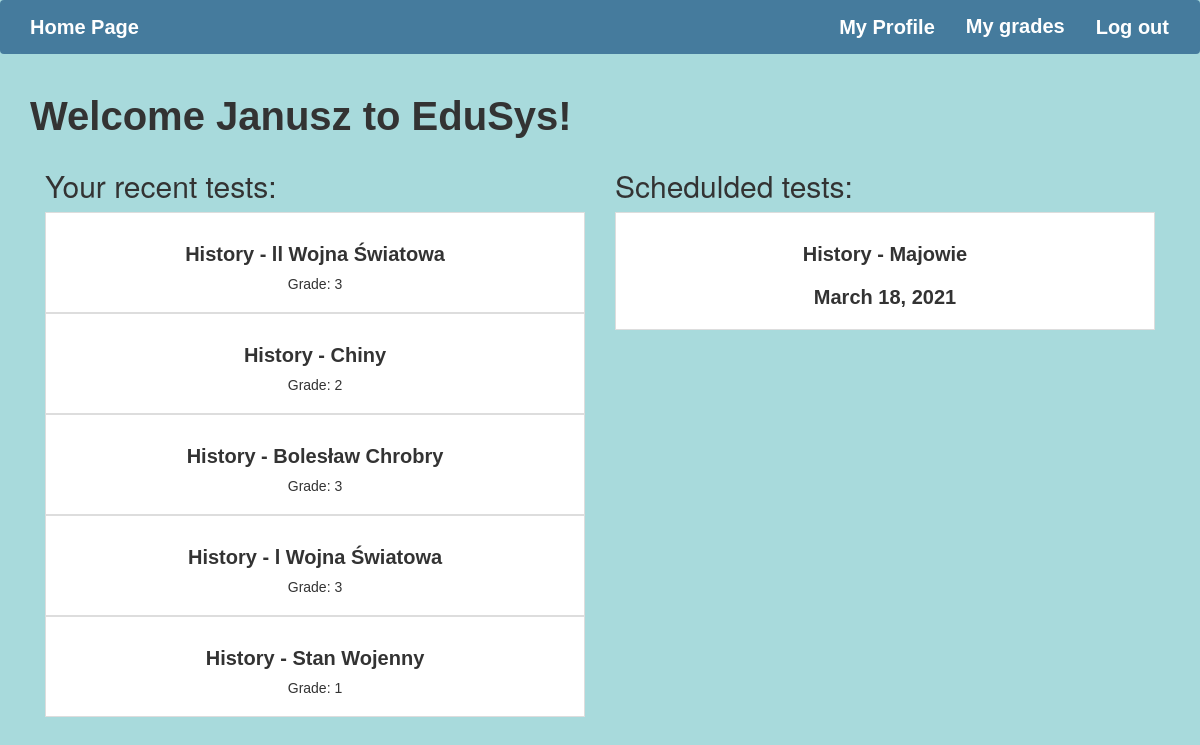
The page / (signed in) on the database its author committed.
### teacher/models.py (models this page shows, shortened)
class Tests(models.Model):
    teacher = models.ForeignKey(Teacher,on_delete=models.CASCADE, null = True)
    desc = models.CharField(max_length = 50, null = True)
    student = models.ForeignKey(Student, on_delete = models.CASCADE, null = True)
    subject = models.CharField(max_length=10, choices=SUBJECTS, null = True)
    classes = models.ForeignKey(Classes, on_delete = models.CASCADE, null = True)
    created_at = models.DateTimeField(auto_now=True)
    planned = models.DateField(null = True)
    class Grades(models.IntegerChoices):
        F = 1
        E = 2
        D = 3
        C = 4
        B = 5
        A = 6
    grade = models.IntegerField(choices = Grades.choices, null = True)
    class Meta:
        ordering = ["-created_at"]

class Teacher(models.Model):
    user = models.OneToOneField(User, on_delete=models.CASCADE)
    teacher = models.BooleanField(default=False)
    subject = models.CharField(max_length=10, choices=SUBJECTS)
    form_teacher = models.CharField(max_length = 5, blank = True ,default = False)
    classes = models.ManyToManyField(Classes, related_name='teacher_classes')

### SchoolSystem/views.py (the view, shortened to what this page needs)
# urls.py: path('', views.HomePage.as_view(), name = 'home'),
class HomePage(WhichUserMixin, FormView):
    model = Tests
    form_class = TestForm
    success_url = reverse_lazy('home')
    def get_template_names(self):
        if self.current_teacher:
            return ['teacher_index.html']
        elif self.current_student:
            return['student_index.html']
        else:
            return ['index.html']
    def get_context_data(self,**kwargs):
        context = super().get_context_data(**kwargs)
        if self.current_teacher:
            tests = Tests.objects.filter(grade = None, teacher = self.current_teacher, planned__lte=datetime.date(datetime.now()))
            ungraded_tests = tests.values_list('classes', 'desc')
            list(ungraded_tests)
            ungraded_tests_classes = []
            for tup in ungraded_tests:
                if tup not in ungraded_tests_classes:
                    ungraded_tests_classes.append(tup)
            ungraded_tests = []
            for tup in ungraded_tests_classes:
                ungraded_tests.append(Tests.objects.filter(grade = None, teacher = self.current_teacher, classes = tup[0], desc = tup[1]).first())
            context['ungraded_tests'] = ungraded_tests[:5]
            tests = Tests.objects.filter(grade = None, teacher = self.current_teacher, planned__gte=datetime.date(datetime.now()))
            ungraded_tests = tests.values_list('classes', 'desc')
            list(ungraded_tests)
            ungraded_tests_classes = []
            for tup in ungraded_tests:
                if tup not in ungraded_tests_classes:
                    ungraded_tests_classes.append(tup)
            ungraded_tests = []
            for tup in ungraded_tests_classes:
                ungraded_tests.append(Tests.objects.filter(grade = None, teacher = self.current_teacher, classes = tup[0], desc = tup[1]).first())
            context['planned_tests'] = ungraded_tests[:5]
        elif self.current_student:
            planned_tests = Tests.objects.all().filter(planned__gte=datetime.date(datetime.now()), student = self.current_student)
            last_tests = Tests.objects.all().filter(grade__isnull = False, student = self.current_student)
            context['planned_tests'] = planned_tests
            context['last_tests'] = last_tests[:5]
            context['subjects'] =['English','Maths','PE','History','Biology','Physics']
        return context

### SchoolSystem/views.py (called while the page is built)
    def get_context_data(self, **kwargs):
        context = super().get_context_data(**kwargs)
        context['current_teacher'] = self.current_teacher
        context['current_student'] = self.current_student
        if self.current_teacher:
            classes = self.current_teacher.classes.all()
            context['classes'] = list(classes)
        return context

### students/templates/student_index.html
{% extends "base.html" %}
{% block content %}
    <h1>Welcome {{user.first_name}} to EduSys!</h1>
    <div class="col-md-6">
    <h2> Your recent tests: </h2>
    {% for test in last_tests %}
      <div id="teacher" class="clear">
        <div class="test">
            <h3>{{test.teacher.subject}} - {{test.desc}}</h3>
            <p>Grade: {{test.grade}}</p>
        </div>
        </div>
  {% endfor %}
  </div>
    <div class="col-md-6">
    <h2> Schedulded tests: </h2>
    {% for test in planned_tests %}
      <div id="teacher" class="clear">
        <div class="test">
          <h3> {{test.teacher.subject}} - {{test.desc}} </h3>
          <h3> {{test.planned}} </h3>
        </div>
        </div>
  {% endfor %}
    </div>
{% endblock %}

### static/css/master.css (style rules this page uses)
body { height: 100%; width: 100%; overflow: hidden; background: #A8DADC; margin: 0; }
h1 { font: bold 40px Arial, Helvetica; }
#teacher { text-align: center; width:100%; }
#teacher .test { font: 14px Arial, Helvetica; background: #fff; border: 1px solid #ddd; color: #333; padding: 10px; width:100%; float: left; position: relative; }
#teacher h3 { font: bold 20px Arial, Helvetica; }

### rows shown on the page
Tests: teacher.subject "History", desc "ll Wojna Światowa", grade "3"
Tests: teacher.subject "History", desc "Chiny", grade "2"
Tests: teacher.subject "History", desc "Bolesław Chrobry", grade "3"
Tests: teacher.subject "History", desc "l Wojna Światowa", grade "3"
Tests: teacher.subject "History", desc "Stan Wojenny", grade "1"
Tests: teacher.subject "History", desc "Majowie", planned "March 18, 2021"

### other values the page prints
{{ user.first_name }} "Janusz"
